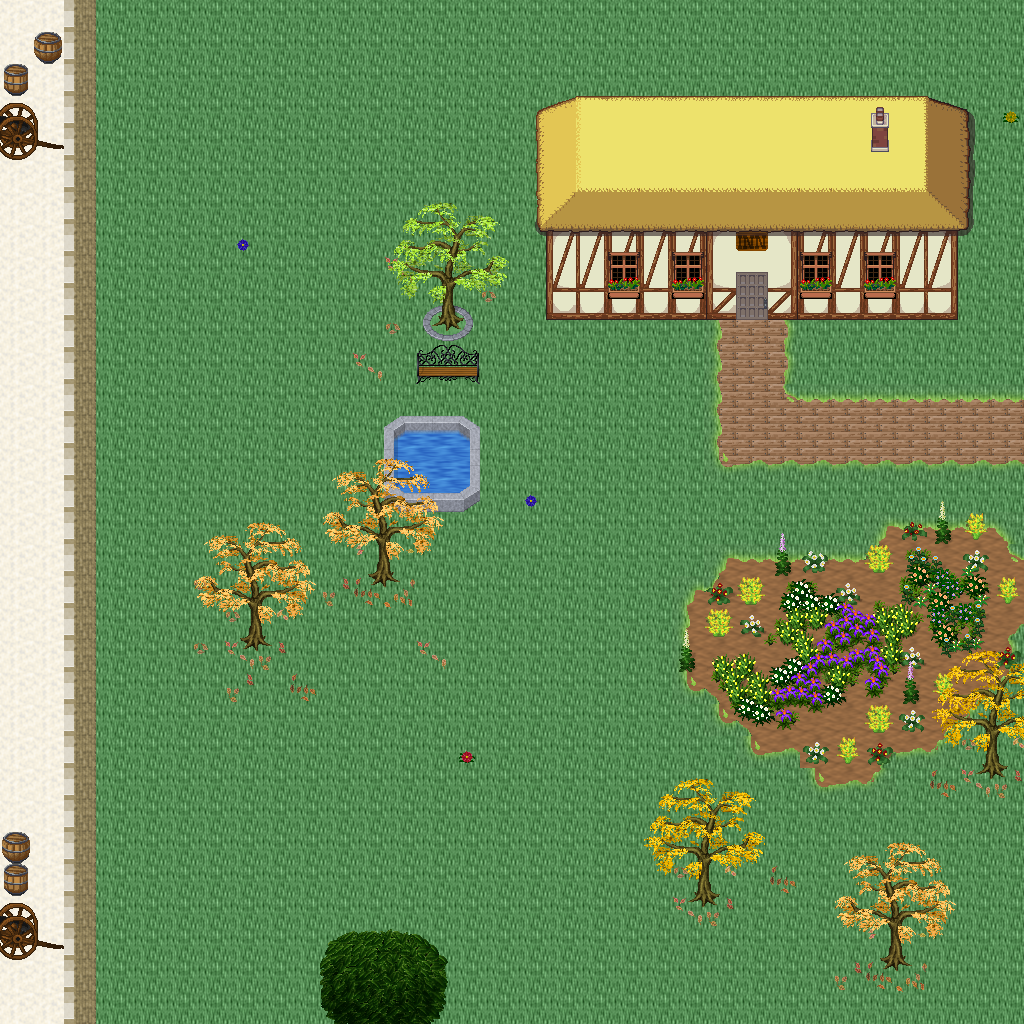

This game map was drawn from its Tiled (.tmx) file and the tilesets committed beside it. A one-line description and the trimmed map source follow:
An orthogonal 32x32 tile map with 32x32 px tiles, 5 tile layers (Ground, Objects, Objects2, Above, ...), 1 hidden layer not drawn, 42 tilesets.

<map version="1.10" tiledversion="1.11.0" orientation="orthogonal" renderorder="right-down" width="32" height="32" tilewidth="32" tileheight="32" infinite="0" nextlayerid="11" nextobjectid="1">
 <tileset firstgid="1" name="logic_collision" tilewidth="32" tileheight="32" tilecount="1" columns="1">
  <image source="../drawable/logic_collision.png" width="32" height="32" />
 </tileset>
 <tileset firstgid="2" name="ground_ground" tilewidth="32" tileheight="32" tilecount="33" columns="3">
  <image source="../drawable/ground_ground.png" width="96" height="352" />
 </tileset>
 <tileset firstgid="35" name="building_castle" tilewidth="32" tileheight="32" tilecount="320" columns="20">
  <image source="../drawable/building_castle.png" width="640" height="512" />
 </tileset>
 <tileset firstgid="355" name="item_weapon_cannon" tilewidth="32" tileheight="32" tilecount="12" columns="3">
  <image source="../drawable/item_weapon_cannon.png" width="96" height="128" />
 </tileset>
 <tileset firstgid="367" name="item_pot_barrels_1" tilewidth="32" tileheight="32" tilecount="8" columns="4">
  <image source="../drawable/item_pot_barrels_1.png" width="128" height="64" />
 </tileset>
 <tileset firstgid="375" name="ground_water_pool" tilewidth="32" tileheight="32" tilecount="72" columns="3">
  <image source="../drawable/ground_water_pool.png" width="96" height="768" />
 </tileset>
 <tileset firstgid="447" name="ground_earth_edges" tilewidth="32" tileheight="32" tilecount="18" columns="6">
  <image source="../drawable/ground_earth_edges.png" width="192" height="96" />
 </tileset>
 <tileset firstgid="465" name="ground_grass_edges" tilewidth="32" tileheight="32" tilecount="36" columns="12">
  <image source="../drawable/ground_grass_edges.png" width="384" height="96" />
 </tileset>
 <tileset firstgid="501" name="ground_grass_corners" tilewidth="32" tileheight="32" tilecount="24" columns="6">
  <image source="../drawable/ground_grass_corners.png" width="192" height="128" />
 </tileset>
 <tileset firstgid="525" name="plant_tree_tree_darkgreen" tilewidth="32" tileheight="32" tilecount="88" columns="8">
  <image source="../drawable/plant_tree_tree_darkgreen.png" width="256" height="352" />
 </tileset>
 <tileset firstgid="613" name="plant_stump_stump_vertical" tilewidth="32" tileheight="32" tilecount="1" columns="1">
  <image source="../drawable/plant_stump_stump_vertical.png" width="32" height="32" />
 </tileset>
 <tileset firstgid="614" name="building_decoration_pool" tilewidth="32" tileheight="32" tilecount="9" columns="3">
  <image source="../drawable/building_decoration_pool.png" width="96" height="96" />
 </tileset>
 <tileset firstgid="623" name="plant_vine" tilewidth="32" tileheight="32" tilecount="3" columns="1">
  <image source="../drawable/plant_vine.png" width="32" height="96" />
 </tileset>
 <tileset firstgid="626" name="plant_flower_leafy_daisy_red" tilewidth="32" tileheight="32" tilecount="8" columns="2">
  <image source="../drawable/plant_flower_leafy_daisy_red.png" width="64" height="128" />
 </tileset>
 <tileset firstgid="634" name="plant_flower_daisy_blue" tilewidth="32" tileheight="32" tilecount="8" columns="2">
  <image source="../drawable/plant_flower_daisy_blue.png" width="64" height="128" />
 </tileset>
 <tileset firstgid="642" name="plant_flower_daisy_white" tilewidth="32" tileheight="32" tilecount="8" columns="2">
  <image source="../drawable/plant_flower_daisy_white.png" width="64" height="128" />
 </tileset>
 <tileset firstgid="650" name="plant_flower_leafy_daisy_yellow" tilewidth="32" tileheight="32" tilecount="8" columns="2">
  <image source="../drawable/plant_flower_leafy_daisy_yellow.png" width="64" height="128" />
 </tileset>
 <tileset firstgid="658" name="plant_flower_foxgloves" tilewidth="32" tileheight="32" tilecount="4" columns="2">
  <image source="../drawable/plant_flower_foxgloves.png" width="64" height="64" />
 </tileset>
 <tileset firstgid="662" name="plant_tree_locust_tree" tilewidth="32" tileheight="32" tilecount="20" columns="4">
  <image source="../drawable/plant_tree_locust_tree.png" width="128" height="160" />
 </tileset>
 <tileset firstgid="682" name="furniture_chair_bench_iron" tilewidth="32" tileheight="32" tilecount="4" columns="2">
  <image source="../drawable/furniture_chair_bench_iron.png" width="64" height="64" />
 </tileset>
 <tileset firstgid="686" name="item_statue_seahorse" tilewidth="32" tileheight="32" tilecount="12" columns="4">
  <image source="../drawable/item_statue_seahorse.png" width="128" height="96" />
 </tileset>
 <tileset firstgid="698" name="building_decoration_chimney_brown_stacks" tilewidth="32" tileheight="32" tilecount="2" columns="1">
  <image source="../drawable/building_decoration_chimney_brown_stacks.png" width="32" height="64" />
 </tileset>
 <tileset firstgid="700" name="plant_flower_small_flower_bed_2" tilewidth="32" tileheight="32" tilecount="12" columns="3">
  <image source="../drawable/plant_flower_small_flower_bed_2.png" width="96" height="128" />
 </tileset>
 <tileset firstgid="712" name="plant_flower_flower_bed_1" tilewidth="32" tileheight="32" tilecount="35" columns="7">
  <image source="../drawable/plant_flower_flower_bed_1.png" width="224" height="160" />
 </tileset>
 <tileset firstgid="747" name="plant_flower_pointed_yellow" tilewidth="32" tileheight="32" tilecount="2" columns="2">
  <image source="../drawable/plant_flower_pointed_yellow.png" width="64" height="32" />
 </tileset>
 <tileset firstgid="749" name="plant_flower_red_white" tilewidth="32" tileheight="32" tilecount="16" columns="4">
  <image source="../drawable/plant_flower_red_white.png" width="128" height="128" />
 </tileset>
 <tileset firstgid="765" name="building_decoration_chimney" tilewidth="32" tileheight="32" tilecount="2" columns="1">
  <image source="../drawable/building_decoration_chimney.png" width="32" height="64" />
 </tileset>
 <tileset firstgid="767" name="furniture_light_lamp_blue" tilewidth="32" tileheight="32" tilecount="3" columns="1">
  <image source="../drawable/furniture_light_lamp_blue.png" width="32" height="96" />
 </tileset>
 <tileset firstgid="770" name="light_dim_light_7x5" tilewidth="32" tileheight="32" tilecount="35" columns="7">
  <image source="../drawable/light_dim_light_7x5.png" width="224" height="160" />
 </tileset>
 <tileset firstgid="805" name="plant_tree_fall_trees" tilewidth="32" tileheight="32" tilecount="40" columns="8">
  <image source="../drawable/plant_tree_fall_trees.png" width="256" height="160" />
 </tileset>
 <tileset firstgid="845" name="logic_item_resources" tilewidth="32" tileheight="32" tilecount="6" columns="6">
  <image source="../drawable/logic_item_resources.png" width="192" height="32" />
 </tileset>
 <tileset firstgid="851" name="logic_item_mushroom" tilewidth="32" tileheight="32" tilecount="6" columns="6">
  <image source="../drawable/logic_item_mushroom.png" width="192" height="32" />
 </tileset>
 <tileset firstgid="857" name="logic_creature_animal" tilewidth="32" tileheight="32" tilecount="32" columns="8">
  <image source="../drawable/logic_creature_animal.png" width="256" height="128" />
 </tileset>
 <tileset firstgid="889" name="plant_leaves" tilewidth="32" tileheight="32" tilecount="8" columns="4">
  <image source="../drawable/plant_leaves.png" width="128" height="64" />
 </tileset>
 <tileset firstgid="897" name="plant_flower_planted_containers" tilewidth="32" tileheight="32" tilecount="16" columns="4">
  <image source="../drawable/plant_flower_planted_containers.png" width="128" height="128" />
 </tileset>
 <tileset firstgid="913" name="building_decoration_banner" tilewidth="32" tileheight="32" tilecount="12" columns="1">
  <image source="../drawable/building_decoration_banner.png" width="32" height="384" />
 </tileset>
 <tileset firstgid="925" name="building_cottage" tilewidth="32" tileheight="32" tilecount="256" columns="16">
  <image source="../drawable/building_cottage.png" width="512" height="512" />
 </tileset>
 <tileset firstgid="1181" name="logic_portal" tilewidth="32" tileheight="32" tilecount="24" columns="8">
  <image source="../drawable/logic_portal.png" width="256" height="96" />
 </tileset>
 <tileset firstgid="1205" name="building_door_doors" tilewidth="32" tileheight="32" tilecount="256" columns="16">
  <image source="../drawable/building_door_doors.png" width="512" height="512" />
 </tileset>
 <tileset firstgid="1461" name="building_roof_thatched_roof" tilewidth="32" tileheight="32" tilecount="256" columns="16">
  <image source="../drawable/building_roof_thatched_roof.png" width="512" height="512" />
 </tileset>
 <tileset firstgid="1717" name="building_window_windows" tilewidth="32" tileheight="32" tilecount="256" columns="16">
  <image source="../drawable/building_window_windows.png" width="512" height="512" />
 </tileset>
 <tileset firstgid="1973" name="ground_ground_3" tilewidth="32" tileheight="32" tilecount="5" columns="5">
  <image source="../drawable/ground_ground_3.png" width="160" height="32" />
 </tileset>
 <layer id="1" name="Ground" width="32" height="32">
  <data>[1024 cells, 1024 non-empty, 8 distinct tile ids]</data>
 </layer>
 <layer id="2" name="Objects" width="32" height="32">
  <data>[1024 cells, 154 non-empty, 74 distinct tile ids]</data>
 </layer>
 <layer id="3" name="Objects2" width="32" height="32">
  <data>[1024 cells, 101 non-empty, 53 distinct tile ids]</data>
 </layer>
 <layer id="4" name="Above" width="32" height="32">
  <data>[1024 cells, 183 non-empty, 89 distinct tile ids]</data>
 </layer>
 <layer id="5" name="Above2" width="32" height="32">
  <data>[1024 cells, 2 non-empty, 2 distinct tile ids]</data>
 </layer>
 <layer id="6" name="Walkable" width="32" height="32" visible="0">
  <data>[1024 cells, 183 non-empty, 1 distinct tile ids]</data>
 </layer>
 <objectgroup id="7" name="Mapevents" />
 <objectgroup id="8" name="Spawn" />
 <objectgroup id="9" name="Keys" />
 <objectgroup id="10" name="Replace" />
</map>
